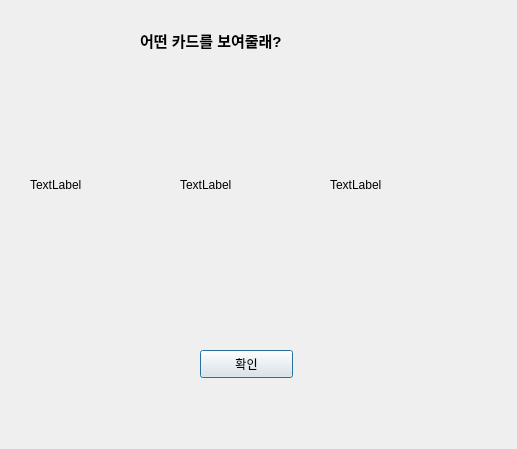
<?xml version="1.0" encoding="UTF-8"?>
<ui version="4.0">
 <class>Dialog</class>
 <widget class="QDialog" name="Dialog">
  <property name="geometry">
   <rect>
    <x>0</x>
    <y>0</y>
    <width>517</width>
    <height>449</height>
   </rect>
  </property>
  <property name="windowTitle">
   <string>Dialog</string>
  </property>
  <widget class="QLabel" name="label">
   <property name="geometry">
    <rect>
     <x>30</x>
     <y>70</y>
     <width>130</width>
     <height>230</height>
    </rect>
   </property>
   <property name="text">
    <string>TextLabel</string>
   </property>
  </widget>
  <widget class="QLabel" name="label_2">
   <property name="geometry">
    <rect>
     <x>180</x>
     <y>70</y>
     <width>130</width>
     <height>230</height>
    </rect>
   </property>
   <property name="text">
    <string>TextLabel</string>
   </property>
  </widget>
  <widget class="QLabel" name="label_3">
   <property name="geometry">
    <rect>
     <x>330</x>
     <y>70</y>
     <width>130</width>
     <height>230</height>
    </rect>
   </property>
   <property name="text">
    <string>TextLabel</string>
   </property>
  </widget>
  <widget class="QLabel" name="label_4">
   <property name="geometry">
    <rect>
     <x>140</x>
     <y>30</y>
     <width>211</width>
     <height>21</height>
    </rect>
   </property>
   <property name="font">
    <font>
     <pointsize>11</pointsize>
     <weight>75</weight>
     <bold>true</bold>
    </font>
   </property>
   <property name="text">
    <string>어떤 카드를 보여줄래?</string>
   </property>
  </widget>
  <widget class="QPushButton" name="pushButton">
   <property name="geometry">
    <rect>
     <x>200</x>
     <y>350</y>
     <width>93</width>
     <height>28</height>
    </rect>
   </property>
   <property name="text">
    <string>확인</string>
   </property>
  </widget>
 </widget>
 <resources/>
 <connections/>
</ui>
